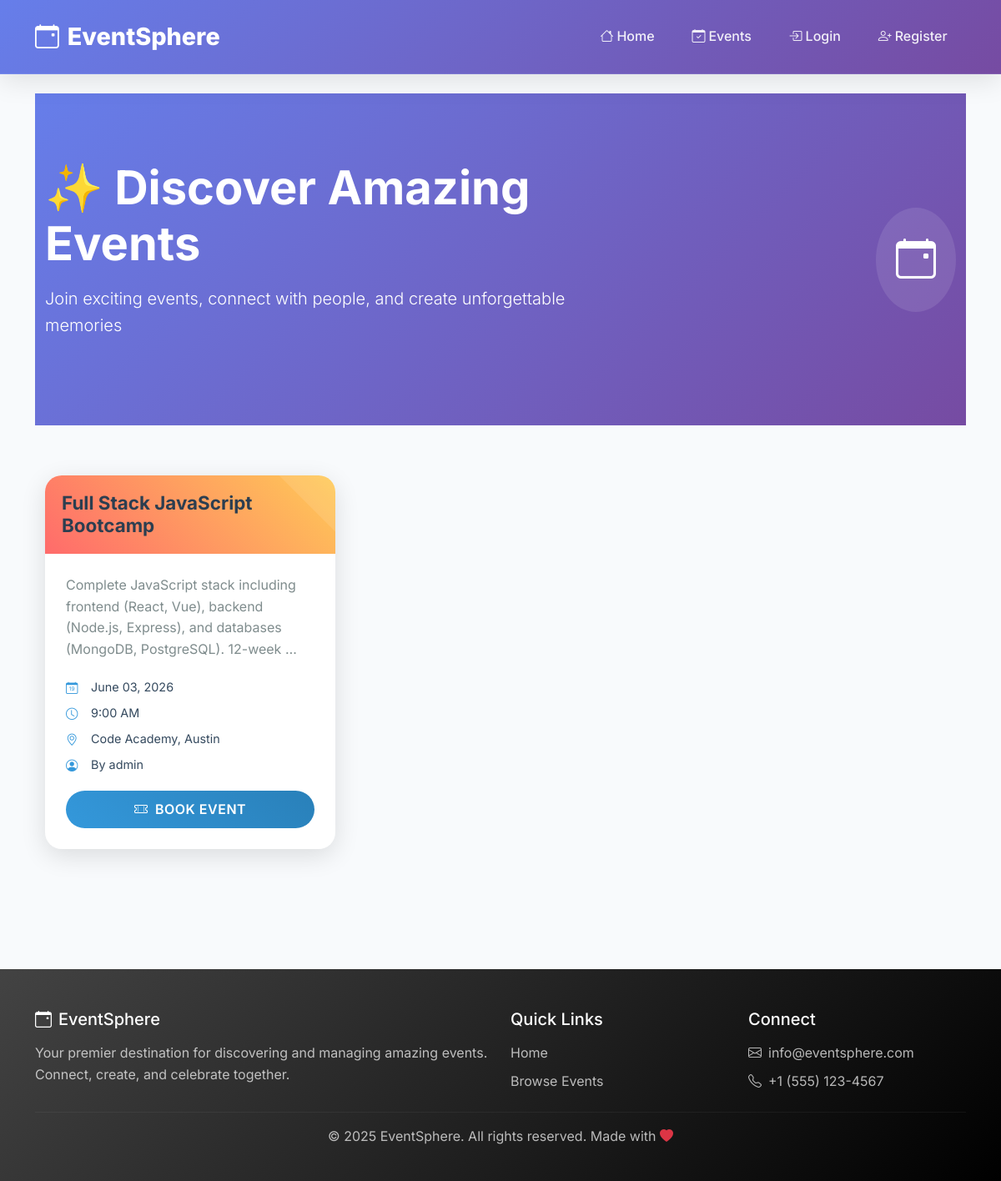
Screenshot of /events/ with the database file from the repository.
### eventapp/models.py (models this page shows, shortened)
class Event(models.Model):
    STATUS_SCHEDULED = 'scheduled'
    STATUS_CANCELLED = 'cancelled'
    STATUS_COMPLETED = 'completed'
    STATUS_CHOICES = [
        (STATUS_SCHEDULED, 'Scheduled'),
        (STATUS_CANCELLED, 'Cancelled'),
        (STATUS_COMPLETED, 'Completed'),
    ]
    title = models.CharField(max_length=200)
    description = models.TextField(blank=True, null=True)
    date = models.DateField()
    time = models.TimeField(blank=True, null=True)
    location = models.CharField(max_length=250, blank=True)
    created_by = models.ForeignKey(User, on_delete=models.CASCADE, related_name='events', null=True)
    created_at = models.DateTimeField(auto_now_add=True)
    updated_at = models.DateTimeField(auto_now=True)
    status = models.CharField(max_length=20, choices=STATUS_CHOICES, default=STATUS_SCHEDULED)
    capacity = models.PositiveIntegerField(default=100, validators=[MinValueValidator(1)])
    ticket_price = models.DecimalField(max_digits=10, decimal_places=2, default=0.00)
    reminder_enabled = models.BooleanField(default=False)
    reminder_phone = models.CharField(max_length=20, blank=True)
    reminder_sent = models.BooleanField(default=False)
    REMINDER_CHANNEL_SMS = 'sms'
    REMINDER_CHANNEL_WHATSAPP = 'whatsapp'
    REMINDER_CHANNEL_EMAIL = 'email'
    REMINDER_CHANNEL_CHOICES = [
        (REMINDER_CHANNEL_SMS, 'SMS'),
        (REMINDER_CHANNEL_WHATSAPP, 'WhatsApp'),
        (REMINDER_CHANNEL_EMAIL, 'Email'),
    ]
    reminder_channel = models.CharField(max_length=10, choices=REMINDER_CHANNEL_CHOICES, default=REMINDER_CHANNEL_EMAIL)

### eventapp/views.py (the view)
# urls.py: path('events/', views.view_events, name='view_events'),
def view_events(request):
    events = Event.objects.filter(
        status=Event.STATUS_SCHEDULED,
        date__gte=timezone.now().date()
    ).order_by('date')
    search = request.GET.get('search', '')
    if search:
        events = events.filter(
            Q(title__icontains=search) |
            Q(description__icontains=search) |
            Q(location__icontains=search)
        )
    return render(request, 'eventapp/view_events.html', {'events': events, 'search': search})

### eventapp/templates/eventapp/view_events.html (shortened to what this page needs)
{% extends 'eventapp/base.html' %}
{% block content %}
<div class="hero-section">
  <div class="container">
    <div class="row align-items-center">
      <div class="col-lg-8">
        <h1 class="display-4 fw-bold mb-3">✨ Discover Amazing Events</h1>
        <p class="lead mb-4">Join exciting events, connect with people, and create unforgettable memories</p>
      </div>
      <div class="col-lg-4 text-end">
        <div class="d-inline-block p-4 bg-white bg-opacity-10 rounded-circle">
          <i class="bi bi-calendar-event" style="font-size: 3rem;"></i>
        </div>
      </div>
    </div>
  </div>
</div>
<div class="container mb-5">
  <div class="row g-4">
    {% for ev in events %}
      <div class="col-lg-4 col-md-6">
        <div class="event-card">
          <div class="event-header">
            <h3 class="event-title mb-0">{{ ev.title }}</h3>
          </div>
          <div class="event-body">
            <p class="event-description">
              {{ ev.description|truncatewords:15|default:"No description available" }}
            </p>
            <div class="event-meta">
              <div class="meta-item">
                <i class="bi bi-calendar-date meta-icon"></i>
                <span>{{ ev.date|date:"F d, Y" }}</span>
              </div>
              {% if ev.time %}
              <div class="meta-item">
                <i class="bi bi-clock meta-icon"></i>
                <span>{{ ev.time|time:"g:i A" }}</span>
              </div>
              {% endif %}
              <div class="meta-item">
                <i class="bi bi-geo-alt meta-icon"></i>
                <span>{{ ev.location|default:"Location TBD" }}</span>
              </div>
              <div class="meta-item">
                <i class="bi bi-person-circle meta-icon"></i>
                <span>By {{ ev.created_by.username|default:"Unknown" }}</span>
              </div>
            </div>
            {% if user.is_authenticated %}
              <div class="action-buttons">
                <a href="{% url 'register_for_event' ev.id %}" class="btn-modern btn-book">
                  <i class="bi bi-ticket-perforated me-1"></i> Book Event
                </a>
              </div>
            {% else %}
              <div class="action-buttons">
                <a href="{% url 'login' %}" class="btn-modern btn-book">
                  <i class="bi bi-ticket-perforated me-1"></i> Book Event
                </a>
              </div>
            {% endif %}
          </div>
        </div>
      </div>
    {% endfor %}
  </div>
</div>
<link href="https://cdn.jsdelivr.net/npm/bootstrap-icons/font/bootstrap-icons.css" rel="stylesheet">
{% endblock %}

### eventapp/templates/eventapp/base.html (style rules this page uses)
:root { --primary-gradient: linear-gradient(135deg, #667eea 0%, #764ba2 100%); --secondary-gradient: linear-gradient(135deg, #f093fb 0%, #f5576c 100%); --success-gradient: linear-gradient(135deg, #4facfe 0%, #00f2fe 100%); --warning-gradient: linear-gradient(135deg, #43e97b 0%, #38f9d7 100%); --danger-gradient: linear-gradient(135deg, #fa709a 0%, #fee140 100%); --dark-gradient: linear-gradient(135deg, #434343 0%, #000000 100%); --light-bg: #f8fafc; --card-shadow: 0 10px 40px rgba(0,0,0,0.1); --hover-shadow: 0 20px 60px rgba(0,0,0,0.15); }
* { margin: 0; padding: 0; box-sizing: border-box; }
body { font-family: 'Inter', sans-serif; background: var(--light-bg); line-height: 1.6; color: #2d3748; }
.btn-modern { border: none; border-radius: 25px; padding: 0.8rem 2rem; font-weight: 600; text-transform: uppercase; letter-spacing: 0.5px; transition: all 0.3s ease; position: relative; overflow: hidden; }

### eventapp/templates/eventapp/view_events.html (style rules this page uses)
.hero-section { background: linear-gradient(135deg, #667eea 0%, #764ba2 100%); color: white; padding: 80px 0; margin-bottom: 60px; }
.event-card { background: white; border-radius: 20px; overflow: hidden; transition: all 0.4s cubic-bezier(0.175, 0.885, 0.32, 1.275); border: none; box-shadow: 0 8px 30px rgba(0,0,0,0.12); }
.event-header { background: linear-gradient(45deg, #ff6b6b, #feca57); padding: 20px; color: white; position: relative; overflow: hidden; }
.event-header::before { content: ''; position: absolute; top: -50%; right: -50%; width: 100%; height: 100%; background: rgba(255,255,255,0.1); transform: rotate(45deg); transition: all 0.3s ease; }
.event-body { padding: 25px; }
.event-title { font-size: 1.4rem; font-weight: 700; margin-bottom: 15px; color: #2c3e50; }
.event-description { color: #7f8c8d; line-height: 1.6; margin-bottom: 20px; }
.event-meta { display: flex; flex-direction: column; gap: 8px; margin-bottom: 20px; }
.meta-item { display: flex; align-items: center; color: #34495e; font-size: 0.9rem; }
.meta-icon { width: 20px; height: 20px; margin-right: 10px; color: #3498db; }
.action-buttons { display: flex; gap: 10px; }
.btn-modern { border: none; border-radius: 25px; padding: 10px 20px; font-weight: 600; text-decoration: none; transition: all 0.3s ease; flex: 1; text-align: center; }
.btn-book { background: linear-gradient(45deg, #3498db, #2980b9); color: white; }

### rows the page displays
Event: title "Full Stack JavaScript Bootcamp", description "Complete JavaScript stack including frontend (React, Vue), backend (Node.js, Express), and databases (MongoDB, PostgreSQL). 12-week …", date "June 03, 2026", time "9:00 AM", location "Code Academy, Austin", created_by.username "admin"
